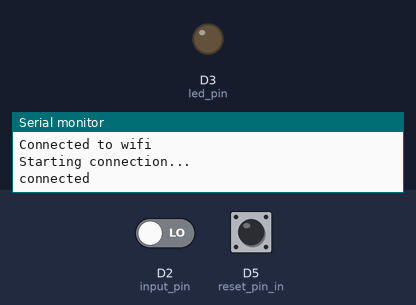
Recording of a sketch running on a simulated Arduino MKR. Shown: output pins drawn as LEDs (lit = HIGH), the last lines printed to the serial monitor. Inputs (shaded band) come from the test bench; at power-on: D2 (input_pin) LOW, D5 (reset_pin_in) LOW. WiFi joins after 1.5 s; servers stay silent unless stated; pins used as bus, display or sensor lines are not drawn.

Above: at 12.9 s.
13.0 s: D2 (input_pin) driven HIGH
At 13.6 s:
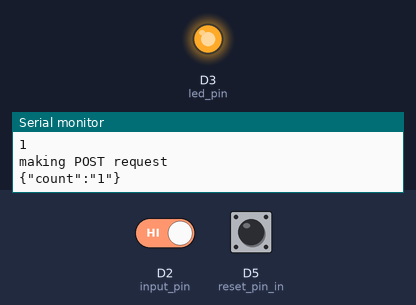
14.5 s: D2 (input_pin) driven LOW
At 17.4 s:
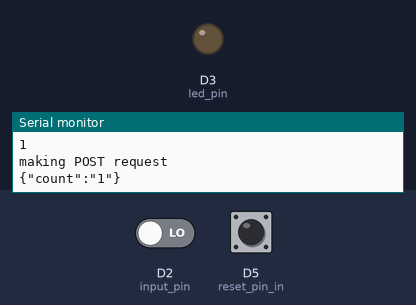
17.5 s: D5 (reset_pin_in) pulled HIGH for 0.15 s
Timing chart, 0 to 20.5 s (numbered marks = the images above; inputs shaded):
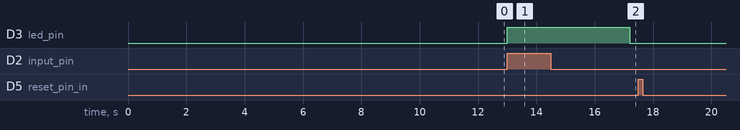

The sketch:

kitty_detect.ino
```cpp
#include "arduino_secrets.h"
/*
  Simple POST client for ArduinoHttpClient library
  Connects to server once every five seconds, sends a POST request
  and a request body
  created 14 Feb 2016
  modified 22 Jan 2019
  by Tom Igoe

  EXTENDED
  5 May 2020
  by Will Diepholz
 */
#include <SPI.h>
#include <WiFiNINA.h>

///////please enter your sensitive data in the Secret tab/arduino_secrets.h
char ssid[] = SECRET_SSID;        // your network SSID (name)
char pass[] = SECRET_PASS;    // your network password (use for WPA, or use as key for WEP)
int keyIndex = 0;            // your network key Index number (needed only for WEP)

int status = WL_IDLE_STATUS;
// if you don't want to use DNS (and reduce your sketch size)
// use the numeric IP instead of the name for the server:
// IPAddress server(192,168,1,8);  // numeric IP for Google (no DNS)
// int port = 5000;
char server[]= "diepholz.pythonanywhere.com";
int port = 80;

// Initialize the Ethernet client library
// with the IP address and port of the server
// that you want to connect to (port 80 is default for HTTP):
WiFiClient client;

#define input_pin 2
#define led_pin 3
#define reset_pin_out 4
#define reset_pin_in 5
int pir_val = 0;
int reset_val = 0;
int count = 0;


void setup() {
  pinMode(input_pin, INPUT);
  pinMode(led_pin, OUTPUT);
  pinMode(reset_pin_out, OUTPUT);
  pinMode(reset_pin_in, INPUT);

  //Initialize serial and wait for port to open:
  Serial.begin(9600);
  while (!Serial) {
    ; // wait for serial port to connect. Needed for native USB port only
  }

  // check for the WiFi module:
  if (WiFi.status() == WL_NO_MODULE) {
    Serial.println("Communication with WiFi module failed!");
    // don't continue
    while (true);
  }

  String fv = WiFi.firmwareVersion();
  if (fv < WIFI_FIRMWARE_LATEST_VERSION) {
    Serial.println("Please upgrade the firmware");
  }

  // attempt to connect to Wifi network:
  while (status != WL_CONNECTED) {
    Serial.print("Attempting to connect to SSID: ");
    Serial.println(ssid);
    // Connect to WPA/WPA2 network. Change this line if using open or WEP network:
    status = WiFi.begin(ssid, pass);

    // wait 10 seconds for connection:
    delay(10000);
  }
  Serial.println("Connected to wifi");
  Serial.println("\nStarting connection...");
  // if you get a connection, report back via serial:
  if (client.connect(server, port)) {
    Serial.println("connected");
  }
}

void loop() {

  digitalWrite(reset_pin_out, HIGH);
  pir_val = digitalRead(input_pin);
  if (pir_val == HIGH) {
    count += 1;
    Serial.println("Gotcha!");
    Serial.println("The kitty has been caught this many times:");
    Serial.println(count);
    digitalWrite(led_pin, HIGH);

    Serial.println("making POST request");
    String contentType = "application/json";
    String postData = "{\"count\":\"";
    postData += count;
    postData += "\"}";
    Serial.println(postData);

    if (client.connect(server, port)) {
      client.println("POST /webhook HTTP/1.1");
      client.print("Host: ");
      client.print(server);
      client.print(":");
      client.println(port);
      client.println("Content-Type: application/json; charset=UTF-8");
      client.println("Connection:close");
      client.print("Content-Length: ");
      client.println(postData.length());
      client.println();
      client.println(postData);
    }

    delay(4000);
  }
  else {
    digitalWrite(led_pin, LOW);
  }

  reset_val = digitalRead(reset_pin_in);
  if (reset_val == HIGH) {
    Serial.println("Kitty count reset.");
    count = 0;
    delay(500);
  }

}
```

arduino_secrets.h
```cpp
#define SECRET_SSID ""
#define SECRET_PASS ""
```

Measured:
- after the input at 13.0 s, D3 (led_pin): LOW → HIGH at once
- after the input at 14.5 s, D3 (led_pin): HIGH → LOW after 2.7 s
